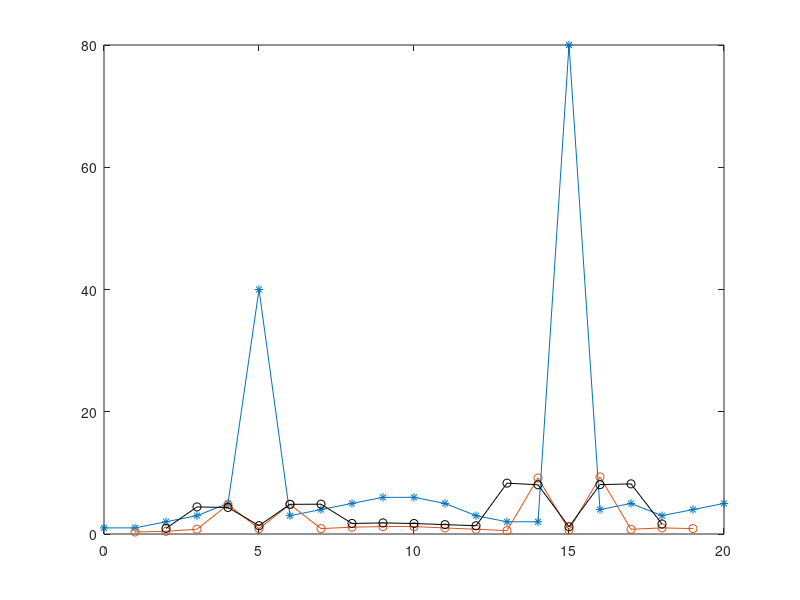

The MATLAB source for this figure:
clear

t = linspace(0,20,21);

f = [1 1 2 3 5 40 3 4 5 6 6 5 3 2 2 80 4 5 3 4 5];

% --------------------------MA(2)----------------------------

fz = f(2:20);

tz = t(2:20);

b1 = f(1:19);
b2 = f(3:21);

B = [b1;b2];

c = (fz*B')*(B*B')^(-1);

fp = c*B;


% --------------------------MA(4)----------------------------

fz4 = f(3:19);

tz4 = t(3:19);

b1 = f(2:18);
b2 = f(1:17);
b3 = f(4:20);
b4 = f(5:21);


B4 = [b1;b2;b3;b4];

c4 = (fz4*B4')*(B4*B4')^(-1);

fp4 = c4*B4;

plot(t,f,'*-',tz,fp,'o-',tz4,fp4,'o-k');